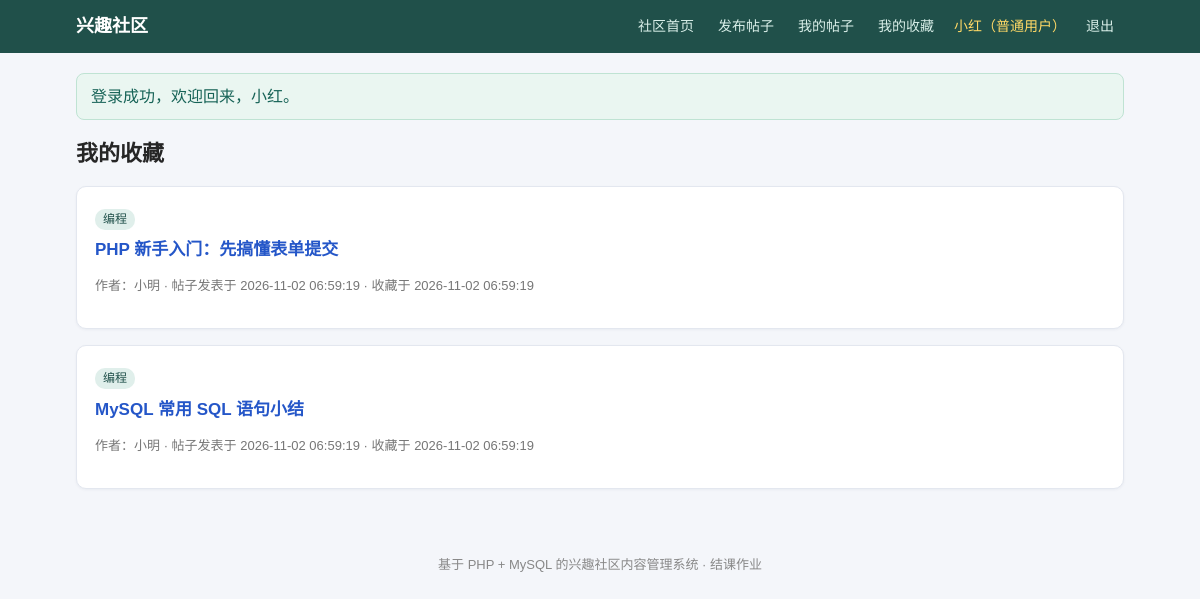
Page /my_collects.php (signed in) on the committed database.
### tables this page shows
CREATE TABLE `collect` (
    id          INT AUTO_INCREMENT PRIMARY KEY,
    post_id     INT NOT NULL,
    uid         INT NOT NULL,
    create_time DATETIME NOT NULL DEFAULT CURRENT_TIMESTAMP,
    UNIQUE KEY uk_collect_post_user (post_id, uid),
    FOREIGN KEY (post_id) REFERENCES `post`(id) ON DELETE CASCADE,
    FOREIGN KEY (uid) REFERENCES `user`(id) ON DELETE CASCADE
);

CREATE TABLE `category` (
    id        INT AUTO_INCREMENT PRIMARY KEY,
    cate_name VARCHAR(100) NOT NULL,
    intro     VARCHAR(255) NOT NULL DEFAULT ''
);

CREATE TABLE `post` (
    id          INT AUTO_INCREMENT PRIMARY KEY,
    uid         INT NOT NULL,
    title       VARCHAR(200) NOT NULL,
    content     TEXT NOT NULL,
    cate_id     INT NOT NULL,
    create_time DATETIME NOT NULL DEFAULT CURRENT_TIMESTAMP,
    update_time DATETIME NOT NULL DEFAULT CURRENT_TIMESTAMP ON UPDATE CURRENT_TIMESTAMP,
    status      TINYINT NOT NULL DEFAULT 1 COMMENT '0 草稿 1 已发布',
    FOREIGN KEY (uid) REFERENCES `user`(id) ON DELETE CASCADE,
    FOREIGN KEY (cate_id) REFERENCES `category`(id) ON DELETE RESTRICT
);

CREATE TABLE `user` (
    id          INT AUTO_INCREMENT PRIMARY KEY,
    username    VARCHAR(50)  NOT NULL UNIQUE,
    password    VARCHAR(255) NOT NULL COMMENT 'password_hash 加密后的密码',
    nickname    VARCHAR(50)  NOT NULL DEFAULT '',
    role        VARCHAR(20)  NOT NULL DEFAULT 'user' COMMENT 'user 普通用户 / admin 管理员',
    status      TINYINT      NOT NULL DEFAULT 1 COMMENT '1 正常 0 封禁',
    create_time DATETIME     NOT NULL DEFAULT CURRENT_TIMESTAMP
);

### my_collects.php (the view, shortened to what this page needs)
<?php
require 'config.php';
$stmt = $pdo->prepare('SELECT COUNT(*) FROM `collect` cl JOIN `post` p ON p.id=cl.post_id WHERE cl.uid = ? AND p.status = 1');
$stmt->execute([$_SESSION['user_id']]); $total = (int)$stmt->fetchColumn();
$perPage = 5; list($page, $totalPages, $offset) = paginate($total, $perPage);
$stmt = $pdo->prepare(
    'SELECT p.*, c.cate_name, u.nickname, u.username, cl.create_time AS collect_time
     FROM `collect` cl JOIN `post` p ON p.id=cl.post_id JOIN `category` c ON c.id=p.cate_id JOIN `user` u ON u.id=p.uid
     WHERE cl.uid = ? AND p.status = 1 ORDER BY cl.create_time DESC LIMIT ' . $perPage . ' OFFSET ' . $offset
);
$stmt->execute([$_SESSION['user_id']]); $posts = $stmt->fetchAll();
?>
<h1>我的收藏</h1>
<?php foreach ($posts as $p): ?>
  <div class="card">
    <span class="badge"><?= e($p['cate_name']) ?></span>
    <h2><a href="post.php?id=<?= (int)$p['id'] ?>"><?= e($p['title']) ?></a></h2>
    <p class="post-meta">作者：<?= e($p['nickname'] ?: $p['username']) ?> · 帖子发表于 <?= e($p['create_time']) ?> · 收藏于 <?= e($p['collect_time']) ?></p>
  </div>
<?php endforeach; ?>

### assets/style.css (style rules this page uses)
* { box-sizing: border-box; }
body { margin:0; font-family:"Microsoft YaHei","PingFang SC",Arial,sans-serif; background:#f4f6fa; color:#262626; line-height:1.6; }
a { color:#2456c8; text-decoration:none; }
h1 { font-size:22px; margin:8px 0 14px; }
h2 { font-size:17px; margin:6px 0 10px; }
.card { background:#fff; border:1px solid #e3e7ef; border-radius:10px; padding:18px; margin-bottom:16px; box-shadow:0 1px 3px rgba(20,40,80,.05); }
.badge { display:inline-block; padding:1px 8px; border-radius:10px; background:#e0efeb; color:#20504a; font-size:12px; margin-right:6px; }
.post-meta, .muted { color:#777; font-size:13px; }

### rows in the picture
collect: category.cate_name "编程", post.title "PHP 新手入门：先搞懂表单提交", user.nickname "小明", post.create_time "2026-11-02 06:59:19", create_time "2026-11-02 06:59:19"
collect: category.cate_name "编程", post.title "MySQL 常用 SQL 语句小结", user.nickname "小明", post.create_time "2026-11-02 06:59:19", create_time "2026-11-02 06:59:19"

### other values in the picture
$_SESSION['nickname'] ?: $_SESSION['username'] "小红"
$_SESSION['flash'] "登录成功，欢迎回来，小红。"
